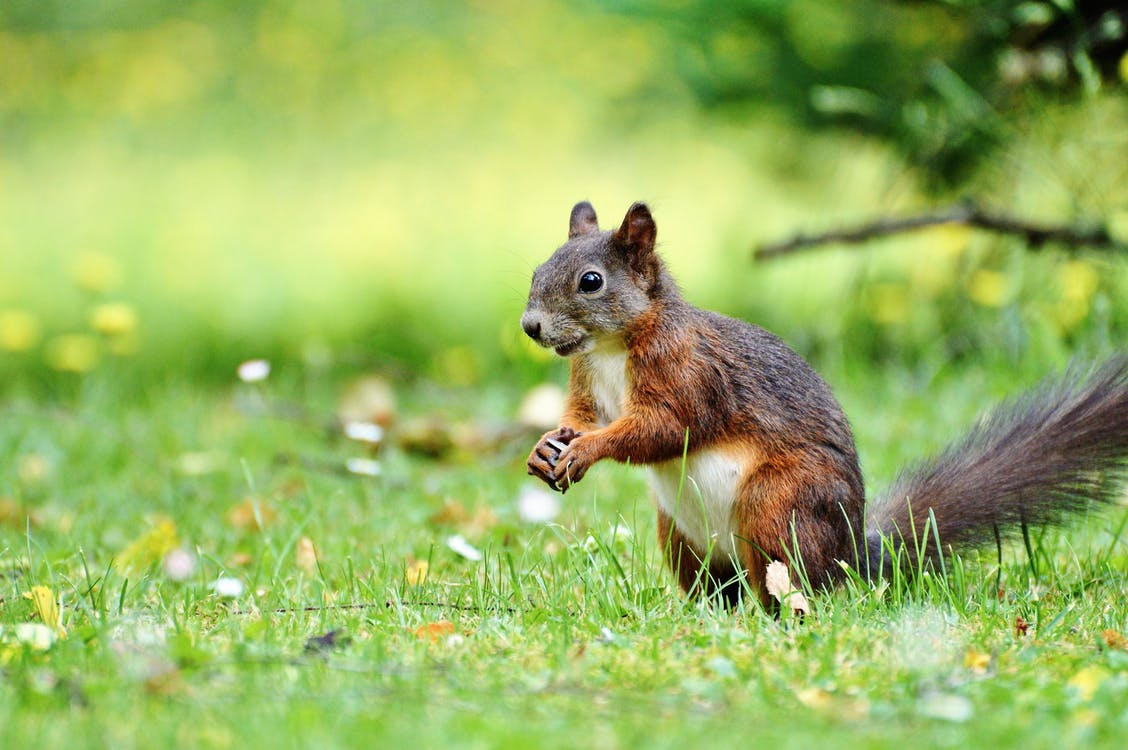
#> input picture image_processing/pexels-photo-458976.jpeg, 1128 x 750 px
$ python main.py
#> lines starting #> are read from the running program, lines starting #| are printed output that depends on the picture
### image_processing/file_utils.py
import numpy as np
from PIL import Image
import os

curr_path = os.getcwd()

def read_image_as_matrix(img):
#> called with img = 'pexels-photo-458976.jpeg'
    image = Image.open(os.path.join(curr_path, img)).resize((500, 300))
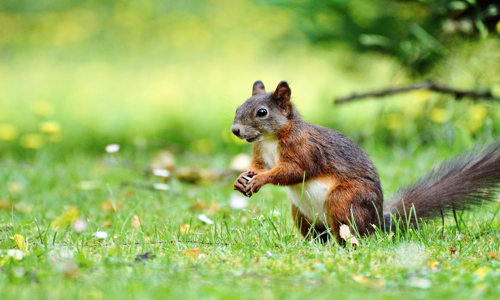
#> image: PIL image 500x300 RGB; mean R, G, B 152.4, 179.5, 97.3
    return np.asarray(image)


def display_matrix(image_matrix):
    image = Image.fromarray(image_matrix)
    image.show()

### image_processing/image_transformations.py
import numpy as np


def convolution(image_matrix, kernel, padding=0, stride=1):
#> called with kernel = array of shape (3, 3), padding = 0, stride = 1
    x_kernel_shape = kernel.shape[0]
    y_kernel_shape = kernel.shape[1]

    x_image_shape = image_matrix.shape[0]
#> x_image_shape = 300
    y_image_shape = image_matrix.shape[1]
#> y_image_shape = 500

    x_conv_shape = int(((x_image_shape - x_kernel_shape + 2 * padding) / stride) + 1)
#> x_conv_shape = 298
    y_conv_shape = int(((y_image_shape - y_kernel_shape + 2 * padding) / stride) + 1)
#> y_conv_shape = 498
    conv_output = np.zeros((x_conv_shape, y_conv_shape), dtype=np.float32)

    for column in range(y_image_shape):
        if column > y_image_shape - y_kernel_shape:
            break
        if column % stride == 0:
            for row in range(x_image_shape):
                if row > x_image_shape - x_kernel_shape:
                    break
                try:
                    if row % stride == 0:
                        conv_output[row, column] = np.sum(
                            np.multiply(
                                image_matrix[row : row + x_kernel_shape, column : column + y_kernel_shape], kernel
                            )
                        )
                except Exception as ex:
                    print("Exception occurred", ex)
                    break
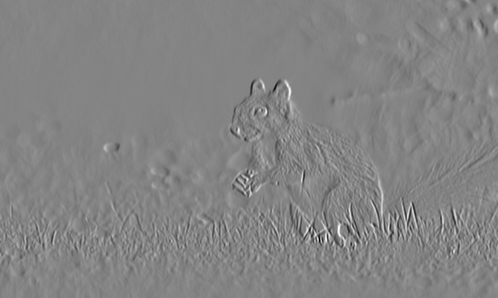
#> conv_output: shape (298, 498) float32; min -2439, max 2267, mean -1.5; drawn with min black and max white

    return conv_output

### image_processing/main.py
from file_utils import read_image_as_matrix, display_matrix
from image_transformations import convolution
import numpy as np


if __name__ == "__main__":
    image_matrix = read_image_as_matrix(
        "pexels-photo-458976.jpeg"
    )
    display_matrix(image_matrix)
    # kernel = np.array([[0, -1, 0], [-0, 4, -1], [0, -1, 0]])
    # kernel = np.array([[1, 1, 1], [1, 1, 1], [1, 1, 1]])
    # kernel = np.array([[0, 1, 0], [1, 1.5, 1], [0, 1, 0]])
    kernel = np.array([[-1, -2, -1], [0, 0, 0], [1, 2, 1]])
    convoluted_image = convolution(image_matrix, kernel=kernel)
    # display_matrix(convoluted_image)
